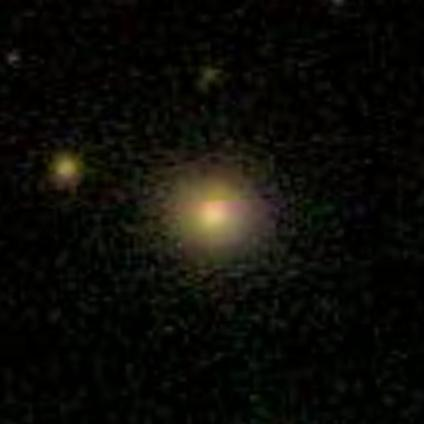
#> input picture pegasus-wf/10_percent_data/test_class_0_1250.jpg, 424 x 424 px
$ python -i preprocess_augment.py   (imports and definitions only)
#> lines starting #> are read from the running program, lines starting #| are printed output that depends on the picture
#!/usr/bin/env python3

import random
from PIL import Image
import numpy as np
import glob, os
import cv2
import argparse
import time


# | Class    |  Train |  Val   | Test   |
# |----------|:------:|:------:|:------:|
# | class 0  |  6733  |  858   |  845   |
# | class 1  |  6449  |  817   |  803   |
# | class 2  |   464  |   62   |   53   |
# | class 3  |  3141  |  364   |  398   |
# | class 4  |  6247  |  778   |  781   |
#--------------------------------------|
# | TOTAL    | 23034  | 2879   | 2880   |


IMG_SIZE    = 150


# [15 lines left out: function get_arguments, not called in this run]


class DataAugmentation:

    def load_img(self,img_path):
#> called with img_path = '10_percent_data/test_class_0_1250.jpg'
        return cv2.imread(img_path)
#> returned value is the input picture: shape (424, 424, 3); mean B, G, R 7.6, 11.9, 12.3

    def rotate(self, image, angle=20, scale=1.0):
        '''
        Rotate the image
        :param image: image to be processed
        :param angle: Rotation angle in degrees. Positive values mean counter-clockwise rotation (the coordinate origin is assumed to be the top-left corner).
        :param scale: Isotropic scale factor.
        '''
#> called with angle = 70, scale = 1.15
        w = image.shape[1]
#> w = 424
        h = image.shape[0]
#> h = 424
        #rotate matrix
        M = cv2.getRotationMatrix2D((w/2,h/2), angle, scale)
        #rotate
        image = cv2.warpAffine(image,M,(w,h))
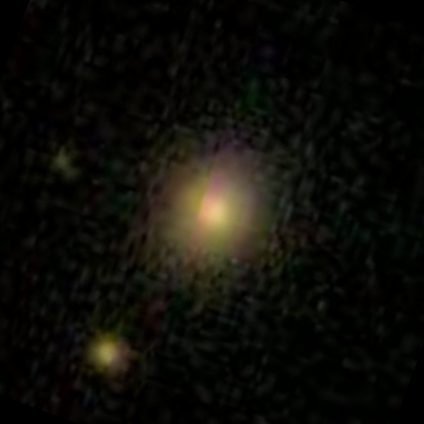
#> image: shape (424, 424, 3) float64; mean of channels 0, 1, 2 0.0358, 0.0557, 0.0583; drawn as B, G, R
        return image

    # [14 lines left out: function flip, not called in this run]


    def image_augment(self, path):
        '''
        Create the new image with imge augmentation
        :param path: the path to store the new image
        '''
        p = np.random.uniform(0, 1)
        img = self.load_img(path)
        img = img/255

        if p < 0.51:
            img = self.rotate(img, 130, 0.80)
            #crop
            img = img[50:206,50:206,:]
            img = cv2.resize(img, (256,256), interpolation = cv2.INTER_AREA)
            # resize
        else:
            img = self.rotate(img,70, 1.15)
        return img

#

# [34 lines left out: functions add_augmented_data, main, not called in this run]


# [3 lines not run here, left out]

>>> result = DataAugmentation().image_augment('10_percent_data/test_class_0_1250.jpg')

$ run again, on pegasus-wf/10_percent_dataset/train_class_0_118.jpg
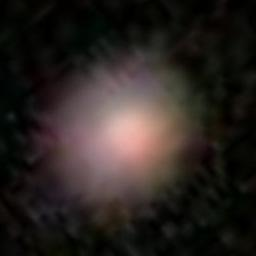
#> input picture pegasus-wf/10_percent_dataset/train_class_0_118.jpg, 256 x 256 px
#> in load_img, returned value is the input picture: shape (256, 256, 3); mean B, G, R 32.4, 35.7, 42.3
#> in rotate, `image = cv2.warpAffine(image,M,(w,h))`:
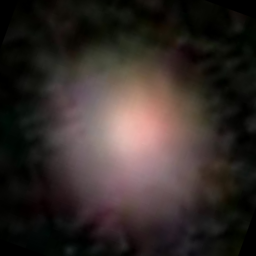
#> image: shape (256, 256, 3) float64; mean of channels 0, 1, 2 0.16, 0.173, 0.207; drawn as B, G, R

$ run again, on pegasus-wf/10_percent_dataset/train_class_0_122.jpg
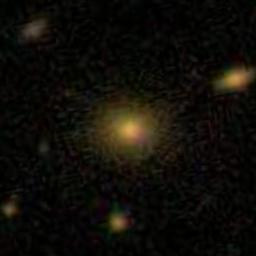
#> input picture pegasus-wf/10_percent_dataset/train_class_0_122.jpg, 256 x 256 px
#> in load_img, returned value is the input picture: shape (256, 256, 3); mean B, G, R 8.2, 13.4, 15.5
#> in rotate, `image = cv2.warpAffine(image,M,(w,h))`:
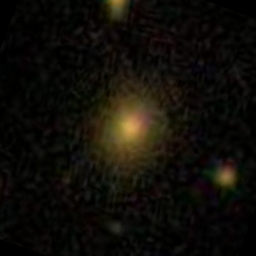
#> image: shape (256, 256, 3) float64; mean of channels 0, 1, 2 0.0333, 0.0552, 0.0643; drawn as B, G, R

$ run again, on pegasus-wf/galaxy_data/100852.jpg
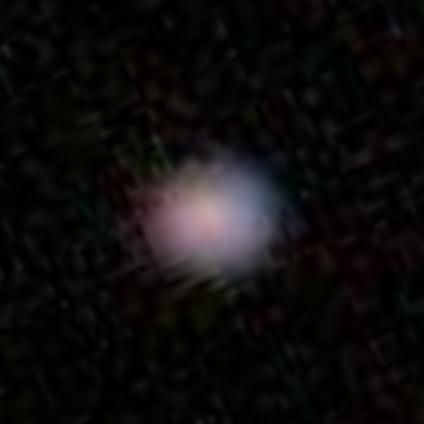
#> input picture pegasus-wf/galaxy_data/100852.jpg, 424 x 424 px
#> in load_img, returned value is the input picture: shape (424, 424, 3); mean B, G, R 12.4, 13.2, 14.9
#> in rotate, `image = cv2.warpAffine(image,M,(w,h))`:
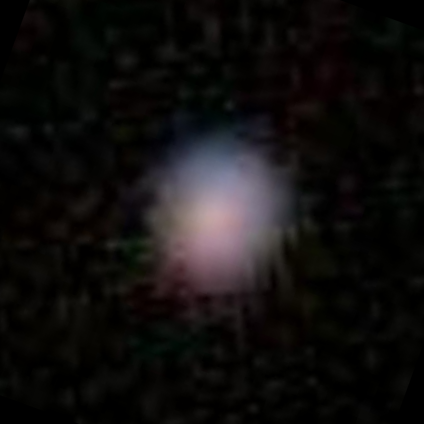
#> image: shape (424, 424, 3) float64; mean of channels 0, 1, 2 0.0589, 0.061, 0.0689; drawn as B, G, R
